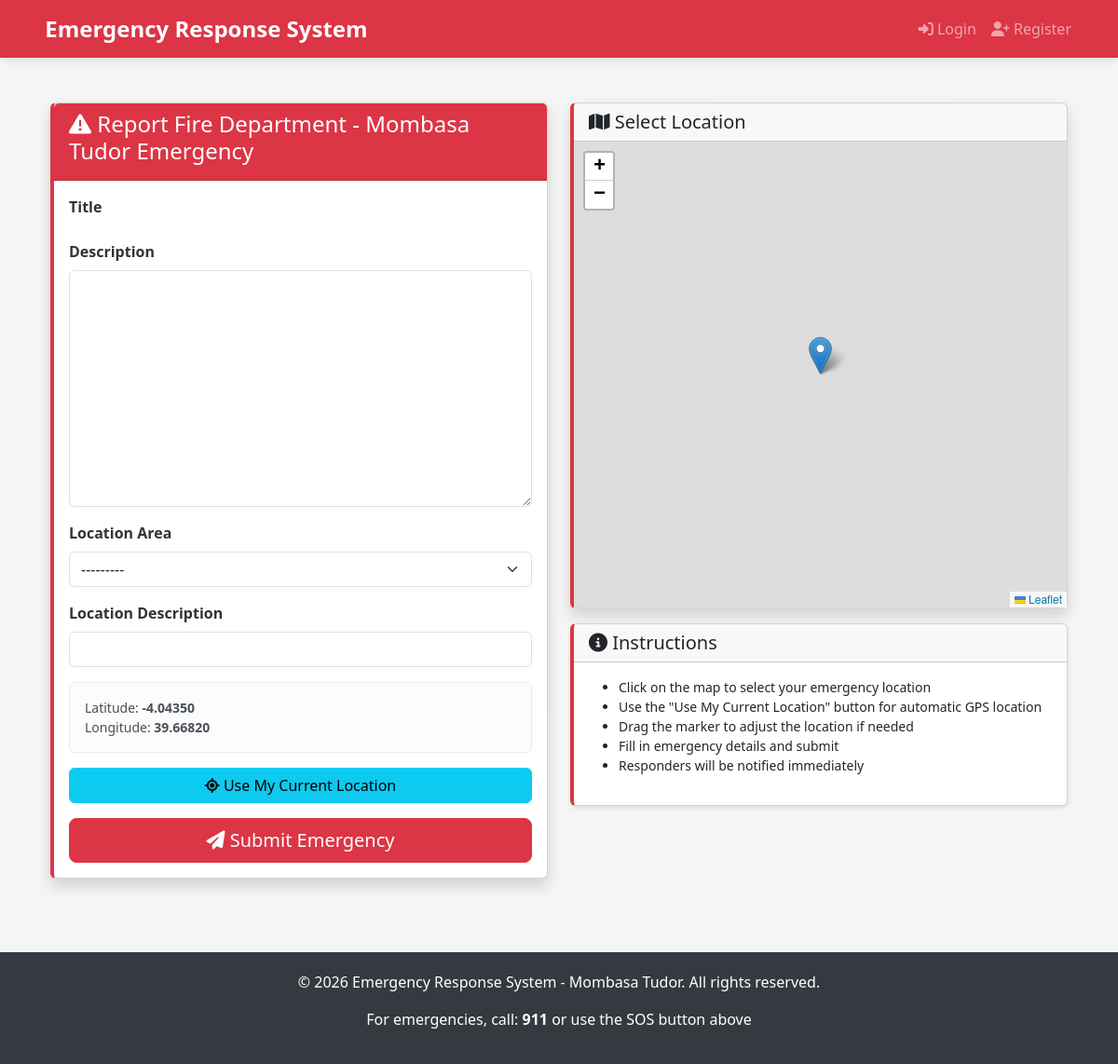
Page /incident/report/fire/ on the earlier database version.
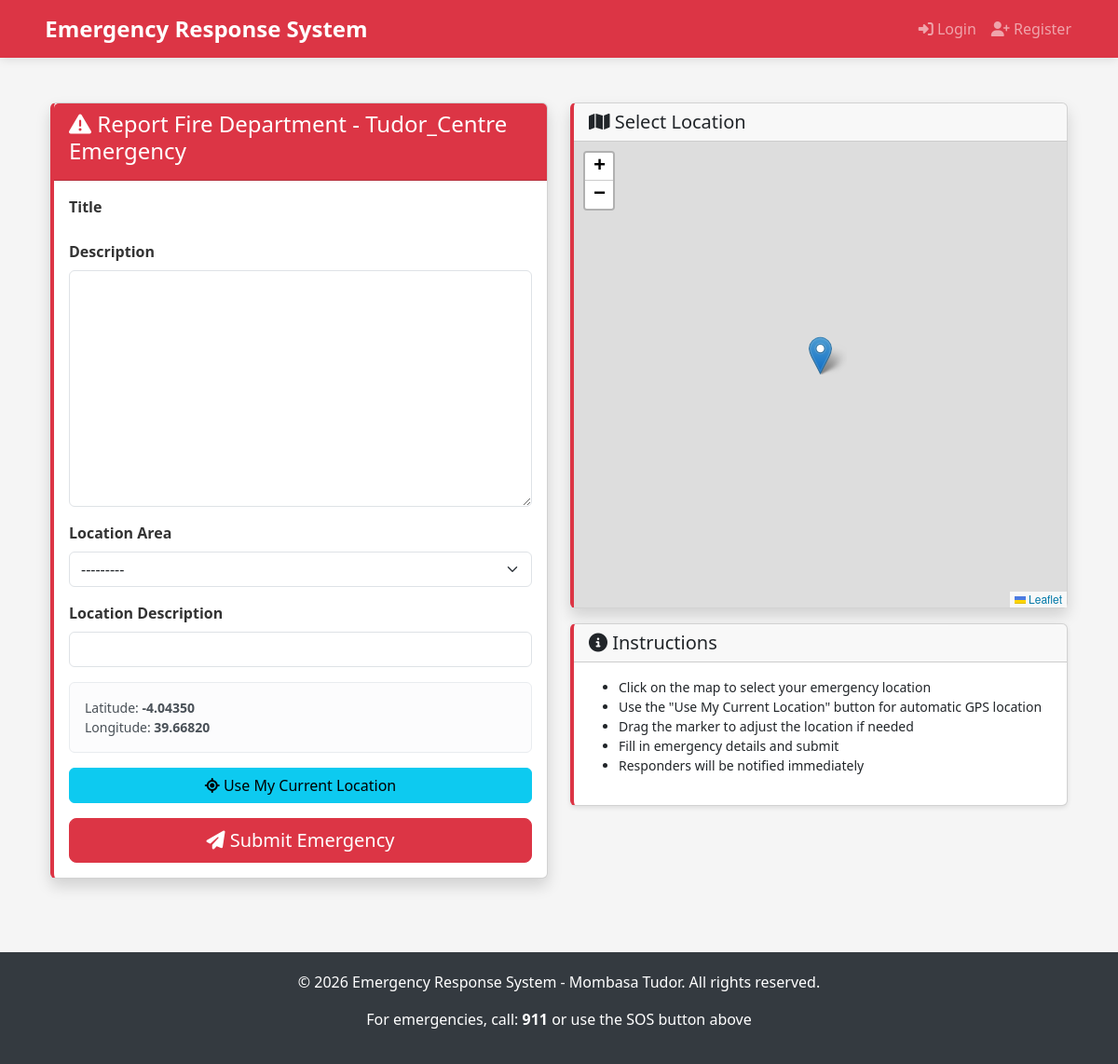
Same page on the later database version.
### emergencyresponse_app/models.py (models this page shows)
class Department(models.Model):
    name = models.CharField(max_length=100, choices=DEPARTMENT_CHOICES)
    description = models.TextField(blank=True)
    phone_number = models.CharField(max_length=20)
    latitude = models.FloatField(default=-4.0435, null=True, blank=True)  # Mombasa Chuda area
    longitude = models.FloatField(default=39.6682, null=True, blank=True)  # Mombasa Chuda area
    location_name = models.CharField(max_length=255, choices=CHUDA_AREA_CHOICES)
    created_at = models.DateTimeField(auto_now_add=True)
    class Meta:
        verbose_name_plural = 'Departments'
    def __str__(self):
        return f"{self.get_name_display()} - {self.location_name}"

### emergencyresponse_app/views.py (the view)
# urls.py: path('incident/report/<str:department>/', views.report_incident, name='report_incident'),
def report_incident(request, department):
    department_obj = Department.objects.get(name=department)
    if request.method == "POST":
        form = IncidentReportForm(request.POST)
        if form.is_valid():
            incident = form.save(commit=False)
            incident.user = request.user.profile
            incident.department = department_obj
            incident.title = f"{department_obj.get_name_display()} Emergency"
            incident.priority = "high"
            incident.save()
            return redirect("incidents_list")
    else:
        form = IncidentReportForm()
    return render(request, "templates/report_incident.html", {
        "department": department_obj,
        "form": form
    })

### emergencyresponse_app/forms.py
class IncidentReportForm(forms.ModelForm):
    class Meta:
        model = Incident
        fields = ['description', 'location_name', 'location_description', 'latitude', 'longitude']
        widgets = {
            'description': forms.Textarea(attrs={'class':'form-control'}),
            'location_name': forms.Select(attrs={'class':'form-select'}),
            'location_description': forms.TextInput(attrs={'class':'form-control'}),
            'latitude': forms.HiddenInput(),
            'longitude': forms.HiddenInput(),
        }

### templates/templates/report_incident.html (shortened to what this page needs)
{% extends 'base.html' %}
{% block content %}
<div class="container mt-4">
  <div class="row">
    <div class="col-md-6">
      <div class="card shadow">
        <div class="card-header bg-danger text-white">
          <h4>
            <i class="fas fa-exclamation-triangle"></i>
            Report {{ department|title }} Emergency
          </h4>
        </div>
        <div class="card-body">
          <form method="POST">
            <div class="mb-3">
              <label class="form-label">Title</label>
            </div>
            <div class="mb-3">
              <label class="form-label">Description</label>
              {{ form.description }}
            </div>
            <div class="mb-3">
              <label class="form-label">Location Area</label>
              {{ form.location_name }}
            </div>
            <div class="mb-3">
              <label class="form-label">Location Description</label>
              {{ form.location_description }}
            </div>
            <div class="alert alert-light small">
              Latitude: <strong id="lat-value">-</strong><br>
              Longitude: <strong id="lng-value">-</strong>
            </div>
            <button type="button" class="btn btn-info w-100 mb-3" id="useLocation">
              <i class="fas fa-location-crosshairs"></i>
              Use My Current Location
            </button>
            <button class="btn btn-danger w-100 btn-lg">
              <i class="fas fa-paper-plane"></i>
              Submit Emergency
            </button>
          </form>
        </div>
      </div>
    </div>
    <div class="col-md-6">
      <div class="card shadow">
        <div class="card-header">
          <h5 class="mb-0">
            <i class="fas fa-map"></i> Select Location
          </h5>
        </div>
        <div class="card-body p-0">
          <div id="map" style="height:500px;"></div>
        </div>
      </div>
      <div class="card mt-3">
            <div class="card-header">
                <h5 class="mb-0"><i class="fas fa-info-circle"></i> Instructions</h5>
            </div>
            <div class="card-body">
                <ul class="small">
                    <li>Click on the map to select your emergency location</li>
                    <li>Use the "Use My Current Location" button for automatic GPS location</li>
                    <li>Drag the marker to adjust the location if needed</li>
                    <li>Fill in emergency details and submit</li>
                    <li>Responders will be notified immediately</li>
                </ul>
            </div>
        </div>
    </div>
  </div>
</div>
{% endblock %}

### templates/base.html (shortened to what this page needs)
{% load static %} {% load django_bootstrap5 %}
<!doctype html>
<html lang="en">
  <head>
    <link
      href="https://cdn.jsdelivr.net/npm/bootstrap@5.3.0/dist/css/bootstrap.min.css"
      rel="stylesheet"
    />
    <link
      rel="stylesheet"
      href="https://cdnjs.cloudflare.com/ajax/libs/leaflet/1.9.4/leaflet.min.css"
    />
    <link
      rel="stylesheet"
      href="https://cdnjs.cloudflare.com/ajax/libs/font-awesome/6.4.0/css/all.min.css"
    />
  </head>
  <body>
    <nav class="navbar navbar-expand-lg navbar-dark">
      <div class="container">
        <a class="navbar-brand" href="{% url 'home' %}">
           Emergency Response System
        </a>
        <div class="collapse navbar-collapse" id="navbarNav">
          <ul class="navbar-nav ms-auto">
            {% if user.is_authenticated %}
            <li class="nav-item">
              <a class="nav-link" href="{% url 'home' %}"
                ><i class="fas fa-home"></i> Home</a
              >
            </li>
            <li class="nav-item">
              <a class="nav-link" href="{% url 'incidents_list' %}"
                ><i class="fas fa-list"></i> My Incidents</a
              >
            </li>
            {% if user.is_staff %}
            <li class="nav-item">
            <a href="{% url 'all_incidents' %}" class="nav-link">
              <i class="fas fa-shield-alt"></i> All Incidents
            </a>
            </li>
            {% endif %}
            <li class="nav-item">
              <a class="nav-link" href="{% url 'responders_map' %}"
                ><i class="fas fa-map"></i> Responders</a
              >
            </li>
            <li>
              <a class="nav-link" href="{% url 'profile' %}"
                ><i class="fas fa-user"></i> Profile</a
              >
            </li>
            <li class="nav-item">
              <a class="nav-link" href="{% url 'logout' %}"
                ><i class="fas fa-sign-out-alt"></i> Logout</a
              >
            </li>
            {% else %}
            <li class="nav-item">
              <a class="nav-link" href="{% url 'login' %}"
                ><i class="fas fa-sign-in-alt"></i> Login</a
              >
            </li>
            <li class="nav-item">
              <a class="nav-link" href="{% url 'register' %}"
                ><i class="fas fa-user-plus"></i> Register</a
              >
            </li>
            {% endif %}
          </ul>
        </div>
      </div>
    </nav>
    <main class="py-4">
      <div class="container">
         {% block content %}{% endblock %}
      </div>
    </main>
    <footer class="footer">
      <div class="container">
        <p>
          &copy; 2026 Emergency Response System - Mombasa Tudor. All rights
          reserved.
        </p>
        <p>
          For emergencies, call: <strong>911</strong> or use the SOS button
          above
        </p>
      </div>
    </footer>
  </body>
</html>

### templates/base.html (style rules this page uses)
:root { --primary-color: #dc3545; --emergency-red: #e74c3c; --success-green: #27ae60; --warning-yellow: #f39c12; --info-blue: #3498db; }
body { font-family: "Segoe UI", Tahoma, Geneva, Verdana, sans-serif; background-color: #f5f5f5; }
.navbar { background-color: var(--primary-color); box-shadow: 0 2px 10px rgba(0, 0, 0, 0.1); }
.navbar-brand { font-weight: bold; font-size: 1.5rem; }
.card { border-left: 4px solid var(--primary-color); box-shadow: 0 2px 5px rgba(0, 0, 0, 0.1); margin-bottom: 15px; }
.footer { background-color: #343a40; color: white; padding: 20px 0; margin-top: 40px; text-align: center; }
.form-label { font-weight: 600; color: #333; }

Differences in the rows shown:
changed Department: name+location_name "Fire Department - Mombasa Tudor" → "Fire Department - Tudor_Centre"
